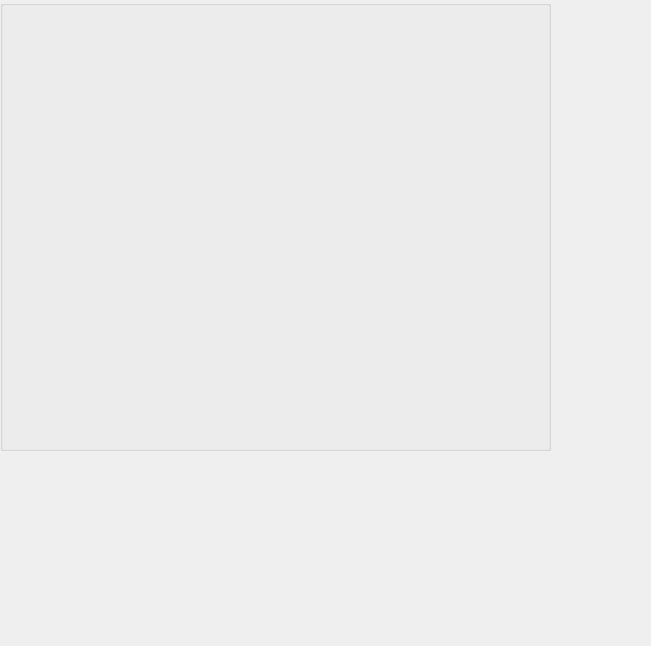
<?xml version="1.0" encoding="UTF-8"?>
<ui version="4.0">
 <class>Form</class>
 <widget class="QWidget" name="Form">
  <property name="geometry">
   <rect>
    <x>0</x>
    <y>0</y>
    <width>651</width>
    <height>646</height>
   </rect>
  </property>
  <property name="windowTitle">
   <string>Form</string>
  </property>
  <widget class="QGroupBox" name="groupBox">
   <property name="geometry">
    <rect>
     <x>0</x>
     <y>0</y>
     <width>551</width>
     <height>451</height>
    </rect>
   </property>
   <property name="title">
    <string/>
   </property>
   <widget class="QWidget" name="verticalLayoutWidget_2">
    <property name="geometry">
     <rect>
      <x>0</x>
      <y>0</y>
      <width>241</width>
      <height>411</height>
     </rect>
    </property>
    <layout class="QVBoxLayout" name="CategoriesLayout">
     <property name="spacing">
      <number>0</number>
     </property>
    </layout>
   </widget>
   <widget class="QWidget" name="verticalLayoutWidget_4">
    <property name="geometry">
     <rect>
      <x>240</x>
      <y>0</y>
      <width>311</width>
      <height>411</height>
     </rect>
    </property>
    <layout class="QVBoxLayout" name="SubCategoriesLayout">
     <property name="spacing">
      <number>0</number>
     </property>
    </layout>
   </widget>
  </widget>
 </widget>
 <resources/>
 <connections/>
</ui>
